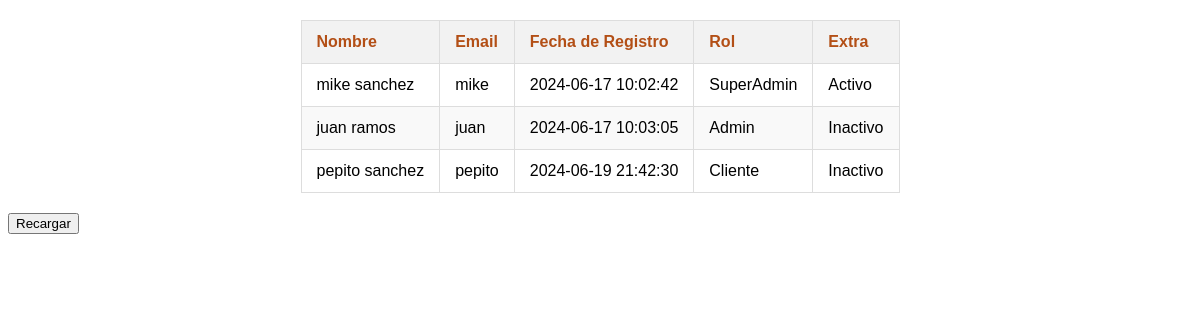
The page /view/adm/seguimiento_usuarios.php on the database its author committed.
### tables this page shows
CREATE TABLE `tb_usuarios` (
  `id` int(11) NOT NULL,
  `nombre` varchar(60) NOT NULL,
  `apellido` varchar(60) NOT NULL,
  `email` varchar(260) NOT NULL,
  `pasword` varchar(100) NOT NULL,
  `fecha_registro` varchar(50) NOT NULL,
  `id_cate_user` int(11) DEFAULT NULL,
  `status_user` varchar(10) DEFAULT NULL,
  `foto_user` varchar(1000) DEFAULT 'null',
  PRIMARY KEY (`id`),
  KEY `id_cate_user` (`id_cate_user`),
  CONSTRAINT `tb_usuarios_ibfk_1` FOREIGN KEY (`id_cate_user`) REFERENCES `tb_cate_user` (`id_cate_user`)
);

### metodos/modelo.php (called while the page is built, shortened)
<?php
class Model {
    public static function sqlCraerIdUsuario($des){
        include("bd-conect/inclucion-bd.php");
        if( $des == 2) $dato = "*";
        $sql = "select $dato from tb_usuarios ";
        return $resulatdo = $conexion->query($sql);
    }
}

### metodos/clas-admin.php (the view)
<?php
class Admin {
    public static function verUsuarios() {
        include_once("modelo.php");
        $salida = '<table class="user-table">';
        $salida .= '<thead>';
        $salida .= '<tr>';
        $salida .= '<th>Nombre</th>';
        $salida .= '<th>Email</th>';
        $salida .= '<th>Fecha de Registro</th>';
        $salida .= '<th>Rol</th>';
        $salida .= '<th>Extra</th>';
        $salida .= '</tr>';
        $salida .= '</thead>';
        $salida .= '<tbody>';
        $consulta = Model::sqlCraerIdUsuario(2);
        while($fila = $consulta->fetch_array()) {
            $salida .= '<tr>';
            $salida .= '<td>' . htmlspecialchars($fila[1]) . ' ' . htmlspecialchars($fila[2]) . '</td>';
            $salida .= '<td>' . htmlspecialchars($fila[3]) . '</td>';
            $salida .= '<td>' . htmlspecialchars($fila[5]) . '</td>';
            $salida .= '<td>';
            if($fila[6] == 0) $salida .= 'SuperAdmin';
            if($fila[6] == 1) $salida .= 'Admin';
            if($fila[6] == 2) $salida .= 'Cliente';
            $salida .= '</td>';
            $salida .= '<td>' . htmlspecialchars($fila[7]) . '</td>';
            $salida .= '</tr>';
        }
        $salida .= '</tbody>';
        $salida .= '</table>';
        return $salida;
    }
}

### css/style-nav-right.css (style rules this page uses)
.user-table { width: auto; border-collapse: collapse; margin: 20px 0; font-size: 1em; font-family: 'Arial', sans-serif; text-align: left; }
.user-table th, .user-table td { padding: 12px 15px; border: 1px solid #ddd; }
.user-table th { background-color: #f2f2f2; color: #B34F16; }
.user-table tr:nth-child(even) { background-color: #f9f9f9; }

### rows shown on the page
tb_usuarios: nombre "mike", apellido "sanchez", email "mike", fecha_registro "2024-06-17 10:02:42", value "SuperAdmin", status_user "Activo"
tb_usuarios: nombre "juan", apellido "ramos", email "juan", fecha_registro "2024-06-17 10:03:05", value "Admin", status_user "Inactivo"
tb_usuarios: nombre "pepito", apellido "sanchez", email "pepito", fecha_registro "2024-06-19 21:42:30", value "Cliente", status_user "Inactivo"
